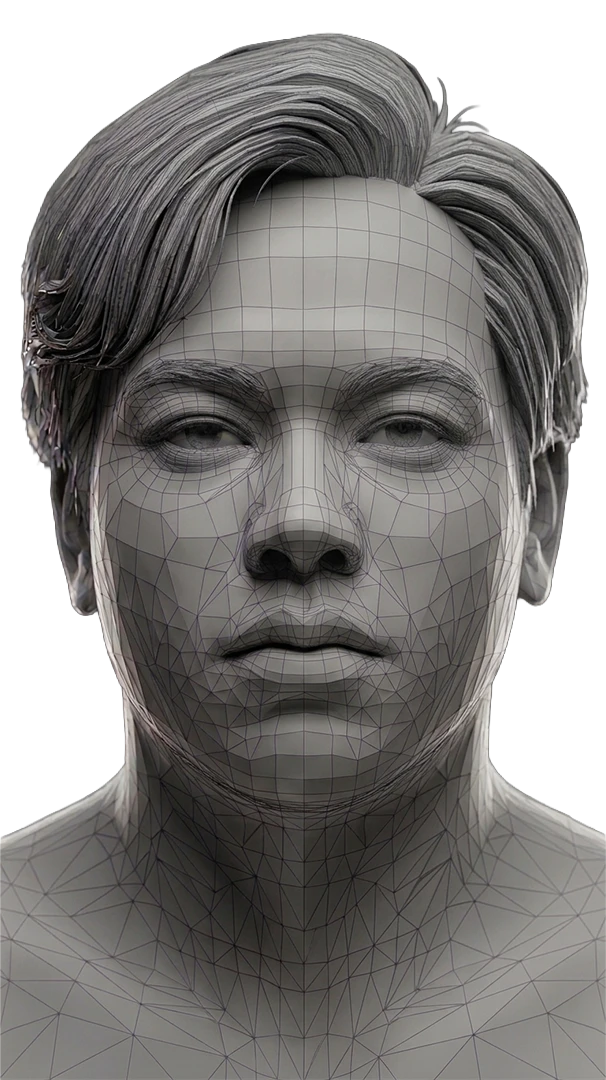
#> input picture src/assets/source/jayson-mesh-base.webp, 606 x 1080 px, found by its file name
$ python mesh-portrait.py
#> lines starting #> are read from the running program, lines starting #| are printed output that depends on the picture; after the words box and inside, x2 and y2 are one past the last pixel; in counts of white or black regions, pixels touching at a corner belong together
"""Build src/assets/jayson-mesh-portrait.webp, the About portrait used in BOTH
themes.

Source: src/assets/source/jayson-mesh-base.webp, the crisp cutout of the mesh
render. Run from the repo root:  python scripts/mesh-portrait.py
Needs Pillow and numpy.

A sharp face with the outer hair gently out of focus. What matters is how
the blur is made, which is what
lets one file work on both the night and the paper ground:

  COLOUR is blurred fully, so the outer hair is genuinely out of focus.
  ALPHA is blurred to only a fraction of that, so the soft edge does not
  spill outward as a grey haze. A plain blur spreads dark hair into a smoky
  cloud that night hides and paper shows; this keeps the softness inside the
  silhouette.

Steps: re-frame onto the original's 726x1166 canvas (same head size and
position), neutral grey, calm the left-temple render glitch, soften the outer
hair only (face and ears stay sharp; sides more than crown), the long radial
fade at the neck and shoulders, and calm the neck rim-light that showed as
two bright streaks on night.
"""
from PIL import Image
import numpy as np

SRC = 'src/assets/source/jayson-mesh-base.webp'
OUT = 'src/assets/jayson-mesh-portrait.webp'
W, H = 726, 1166
SCALE = 0.953            # cheek width 551px in the base -> 525px, as in the original
OFFSET = (75, 53)        # crown at y=85, face centre at x=363

SIG_SIDE = 4.0           # max blur sigma on the outer hair at the sides, px (option A, chosen 2026-09-21)
SIG_TOP = 1.5            # max blur sigma on the crown, px

# Optional overrides for trying strengths:  python scripts/mesh-portrait.py SIDE TOP OUT
import sys
if len(sys.argv) >= 3:
    SIG_SIDE, SIG_TOP = float(sys.argv[1]), float(sys.argv[2])
if len(sys.argv) >= 4:
    OUT = sys.argv[3]
ALPHA_RATIO = 0.45       # alpha blur as a fraction of colour blur


def ss(e0, e1, x):
    t = np.clip((x - e0) / (e1 - e0), 0, 1)
    return t * t * (3 - 2 * t)


def blur(x, r):
    if r <= 0:
        return x
    n = int(r * 3) + 1
    k = np.exp(-0.5 * (np.arange(-n, n + 1) / r) ** 2)
    k /= k.sum()
    x = np.pad(x, n, mode='edge')
    x = np.apply_along_axis(lambda v: np.convolve(v, k, 'valid'), 0, x)
    return np.apply_along_axis(lambda v: np.convolve(v, k, 'valid'), 1, x)


def variable_blur(planes, sig, levels):
    """Per-pixel gaussian: blend between a stack of fixed-radius blurs."""
    stacks = [np.stack([blur(p, s) for s in levels]) for p in planes]
    pos = np.interp(sig, levels, np.arange(len(levels)))
    lo = np.floor(pos).astype(int)
    hi = np.minimum(lo + 1, len(levels) - 1)
    t = pos - lo
    iy, ix = np.mgrid[0:sig.shape[0], 0:sig.shape[1]]
    return [st[lo, iy, ix] * (1 - t) + st[hi, iy, ix] * t for st in stacks]


# 1. Re-frame, resizing premultiplied so edges pick up no dark fringe.
base = Image.open(SRC).convert('RGBa')
bw, bh = base.size
#> bw = 606; bh = 1080
base = base.resize((round(bw * SCALE), round(bh * SCALE)), Image.LANCZOS)
#> base: PIL image 578x1029 RGBa
canvas = Image.new('RGBa', (W, H), (0, 0, 0, 0))
#> canvas: PIL image 726x1166 RGBa; every value is 0
canvas.paste(base, OFFSET)
a = np.asarray(canvas.convert('RGBA')).astype(np.float32) / 255
A0 = np.clip(blur(a[..., 3], 0.6), 0, 1)          # sub-pixel feather
yy, xx = np.mgrid[0:H, 0:W].astype(np.float32)

# 2. Neutral grey (removes the purple cast in the hair).
L = 0.2126 * a[..., 0] + 0.7152 * a[..., 1] + 0.0722 * a[..., 2]

# 3. Left-temple render glitch: soften the knot, pull its glints down.
rt = np.sqrt(((xx - 115) / 40) ** 2 + ((yy - 365) / 66) ** 2)
wt = 1 - ss(0.5, 1.0, rt)
soft = np.minimum(blur(L, 2.5), blur(L, 10) * 1.08)
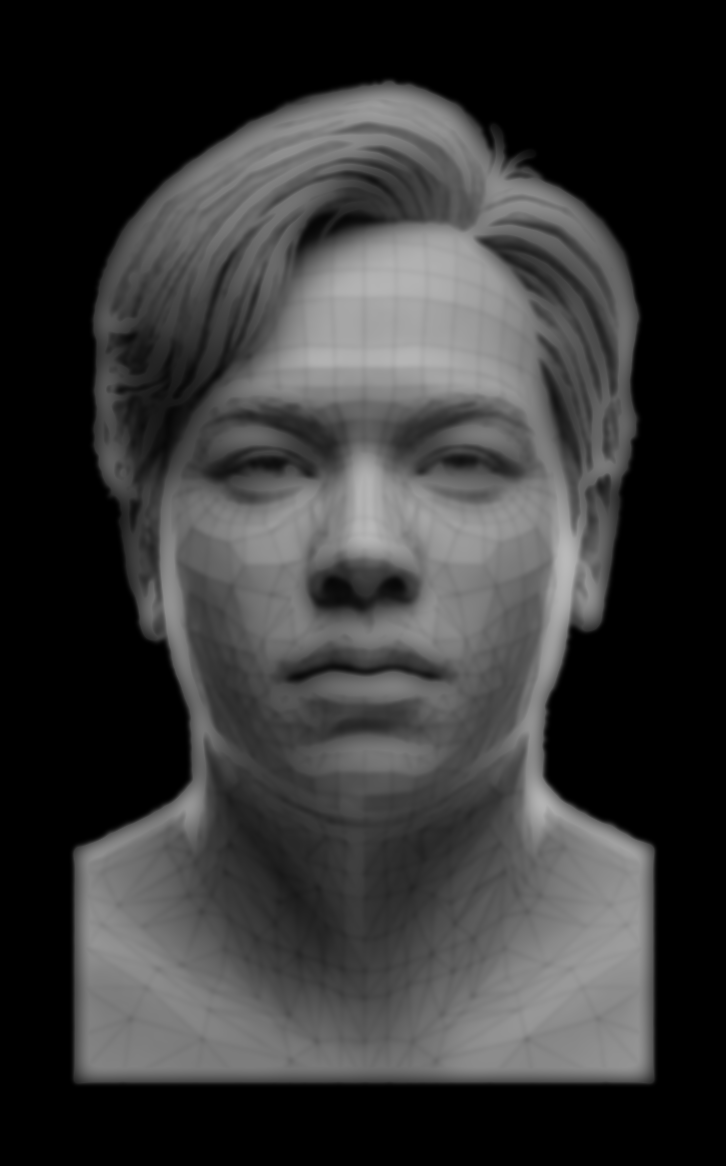
#> soft: shape (1166, 726) float64; min 0, max 0.73, mean 0.216
L = L * (1 - 0.65 * wt) + soft * 0.65 * wt

# 4. Depth of field on the HAIR only. The ramp starts further out than the
#    face so cheeks and temples stay sharp, and it is switched off from the
#    top of the ears down, so ears and jaw are never blurred. (A plain oval
#    put the ears at its widest, strongest point: ~9.6px on the ears.)
nx = (xx - 363) / 290
ny = (yy - 430) / 360
re = np.sqrt(nx ** 2 + ny ** 2)
side = np.abs(nx) / (np.abs(nx) + np.abs(ny) + 1e-4)
sig = ss(0.68, 1.02, re) * (SIG_TOP + (SIG_SIDE - SIG_TOP) * side)
sig = sig * (1 - ss(H * 0.37, H * 0.44, yy))       # hair only: off from the ears down
LEVELS = [0, 1.5, 3, 5, 8, 11, 15]
pl, pa = variable_blur([L * A0, A0], sig, LEVELS)
#> in variable_blur, `stacks = [np.stack([blur(p, s) for s in levels]) for p in planes]`: stacks = 2 items
#> in variable_blur, `lo = np.floor(pos).astype(int)`: lo: shape (1166, 726) int64; 3 distinct labels, from 0 to 2
#> in variable_blur, `hi = np.minimum(lo + 1, len(levels) - 1)`:
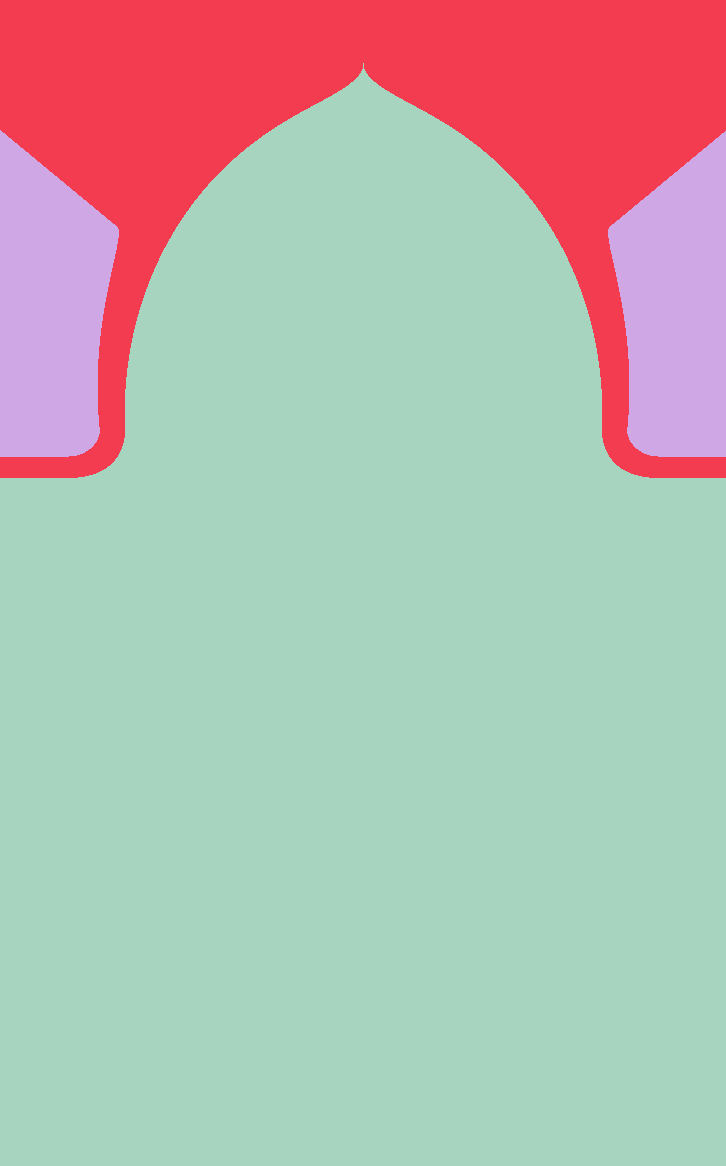
#> hi: shape (1166, 726) int64; 3 distinct labels, from 1 to 3; one colour per label, 0 black
(qa,) = variable_blur([A0], sig * ALPHA_RATIO, LEVELS)
#> in variable_blur (call 2), `stacks = [np.stack([blur(p, s) for s in levels]) for p in planes]`: stacks = 1 item
#> in variable_blur (call 2), `lo = np.floor(pos).astype(int)`:
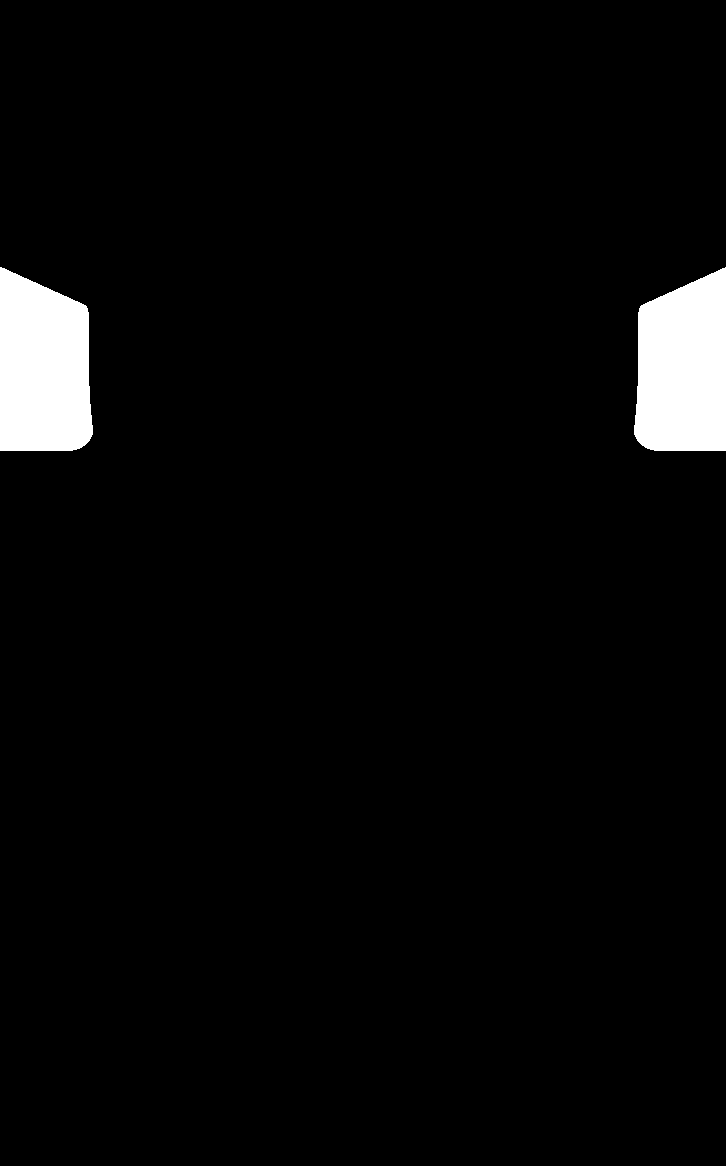
#> lo: shape (1166, 726) int64; values 0 (black) and 1 (white), 3.4% white; 2 white regions, box (x1, y1, x2, y2) and area: (0, 267, 93, 451) 14690, (634, 267, 726, 451) 14506
L = pl / np.maximum(pa, 1e-4)                      # fully blurred colour
A = np.clip(qa, 0, 1)                              # partly blurred alpha
L = np.where(pa > 1e-3, L, blur(L * A0, 12) / np.maximum(blur(A0, 12), 1e-4))
#> in blur (call 25), `x = np.apply_along_axis(lambda v: np.convolve(v, k, 'valid'), 0, x)`:
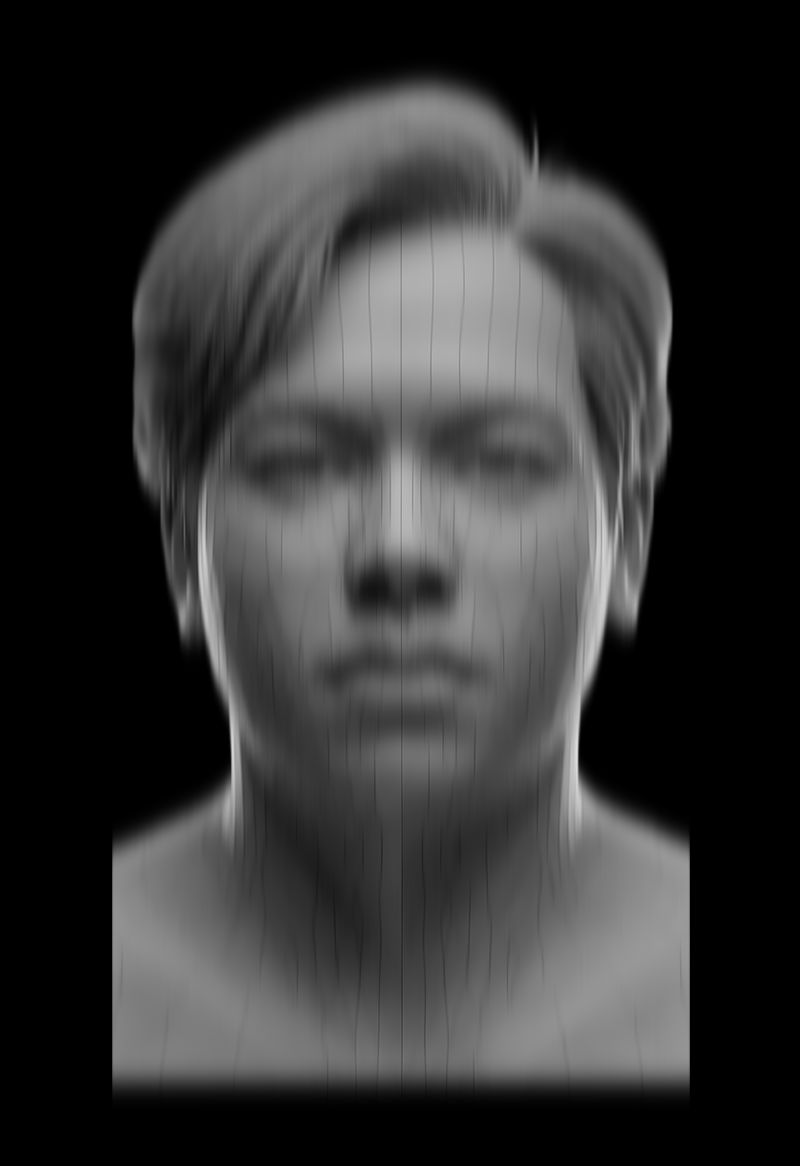
#> x: shape (1166, 800) float64; min 0, max 0.874, mean 0.201

# 5. Bottom: long radial fade across neck and shoulders, softening as it goes.
Ab = blur(A, 48)
wy = ss(H * 0.55, H * 0.70, yy)
A = A * (1 - wy) + Ab * wy
A = A * (1 - ss(H * 0.70, H * 0.97, yy))
#    Shoulders run off the base's edges. An OVAL falloff, not straight side
#    bands: bands left a boxy outline with vertical sides that night showed.
rb = np.sqrt(((xx - W * 0.5) / (W * 0.40)) ** 2 + ((yy - H * 0.60) / (H * 0.38)) ** 2)
A = A * (1 - ss(0.55, 1.0, rb) * ss(H * 0.50, H * 0.58, yy))
#> in ss (call 6), `return t * t * (3 - 2 * t)`:
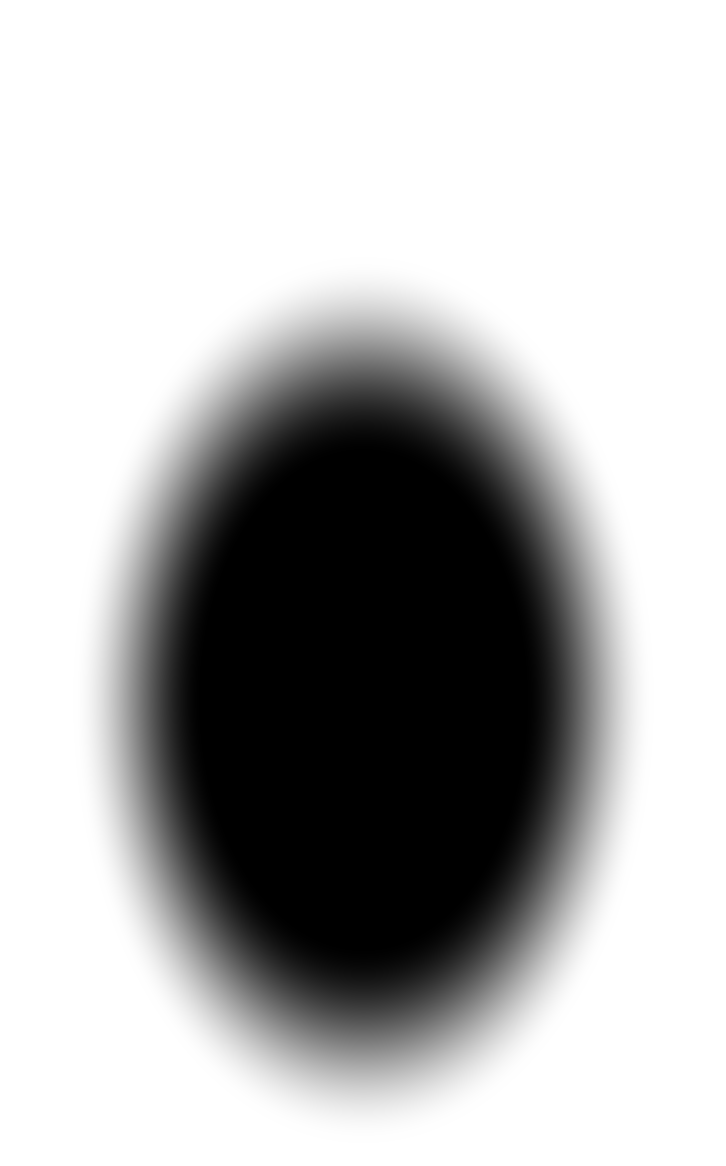
#> returned value: shape (1166, 726) float32; min 0, max 1, mean 0.708
den = blur(A, 30) + 1e-4
fill = blur(L * A, 30) / den
k = ss(0.05, 0.6, A0)
L = L * k + fill * (1 - k)
wn = ss(H * 0.56, H * 0.68, yy) * (0.35 + 0.65 * ss(W * 0.14, W * 0.28, np.abs(xx - W * 0.5)))
L = L * (1 - wn) + blur(L, 9) * wn

#    The render rim-lights the neck edges. Against night those read as two
#    bright streaks down the neck, so highlights there are held to the local
#    average tone. Shape of the fade is unchanged; only the rim is calmed.
rim = ss(H * 0.50, H * 0.60, yy) * ss(W * 0.10, W * 0.22, np.abs(xx - W * 0.5))
L = L * (1 - rim) + np.minimum(L, blur(L, 18)) * rim

out = np.dstack([L, L, L, A])
Image.fromarray((np.clip(out, 0, 1) * 255).astype(np.uint8), 'RGBA').save(
    OUT, 'WEBP', quality=90, method=6, alpha_quality=100)
print('wrote', OUT)
